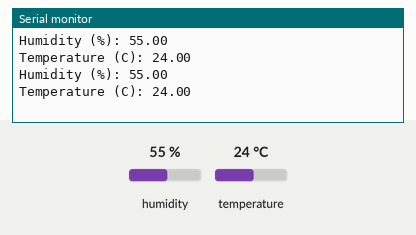
This sketch was run on a simulated Arduino Uno, built with avr-gcc and run on an emulated ATmega328P. On the bench: the last lines printed to the serial monitor. The inputs (shaded band) are chosen by the test bench; at power-on: humidity 55 %, temperature 24 °C.

Above: at 2.8 s.
2.9 s: humidity set to 22 %
At 4.9 s:
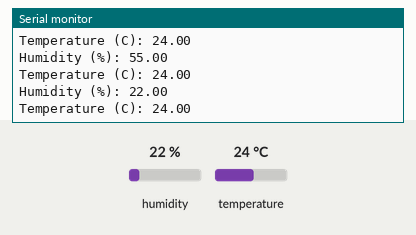
5.6 s: temperature set to 12 °C
At 7.3 s:
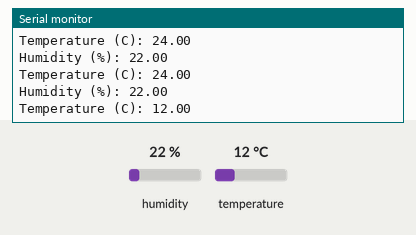
8.3 s: humidity set to 40 %
At 8.3 s:
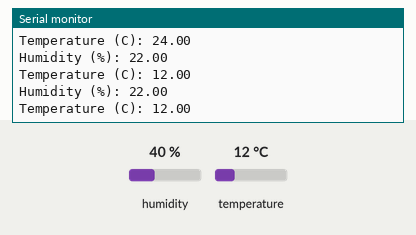
Timing chart, 0 to 11.3 s (numbered marks = the images above; inputs shaded):
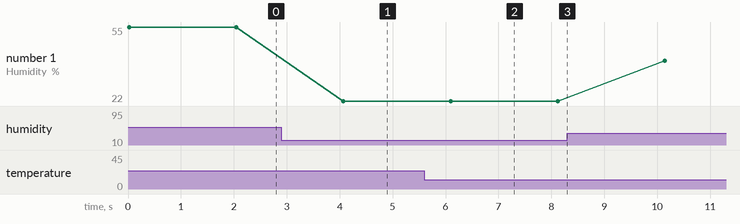

Measured:
- after the input at 2.9 s, the serial monitor: prints a new line after 1.2 s (image 1)
- after the input at 5.6 s, the serial monitor: prints a new line after 0.52 s (image 2)
- plotted number 1: 55 → 22 after the input at 2.9 s, 22 → 40 after the input at 8.3 s

The sketch:

dht11prove.ino
```cpp
#include <dht11.h>
#define DHTPIN 7

dht11 DHT11;

void setup(){
  Serial.begin(9600);
}

void loop(){
  Serial.println();

  int chk = DHT11.read(DHTPIN);

  Serial.print("Humidity (%): ");
  Serial.println((float)DHT11.humidity, 2);

  Serial.print("Temperature (C): ");
  Serial.println((float)DHT11.temperature, 2);

  delay(2000);
}
```
